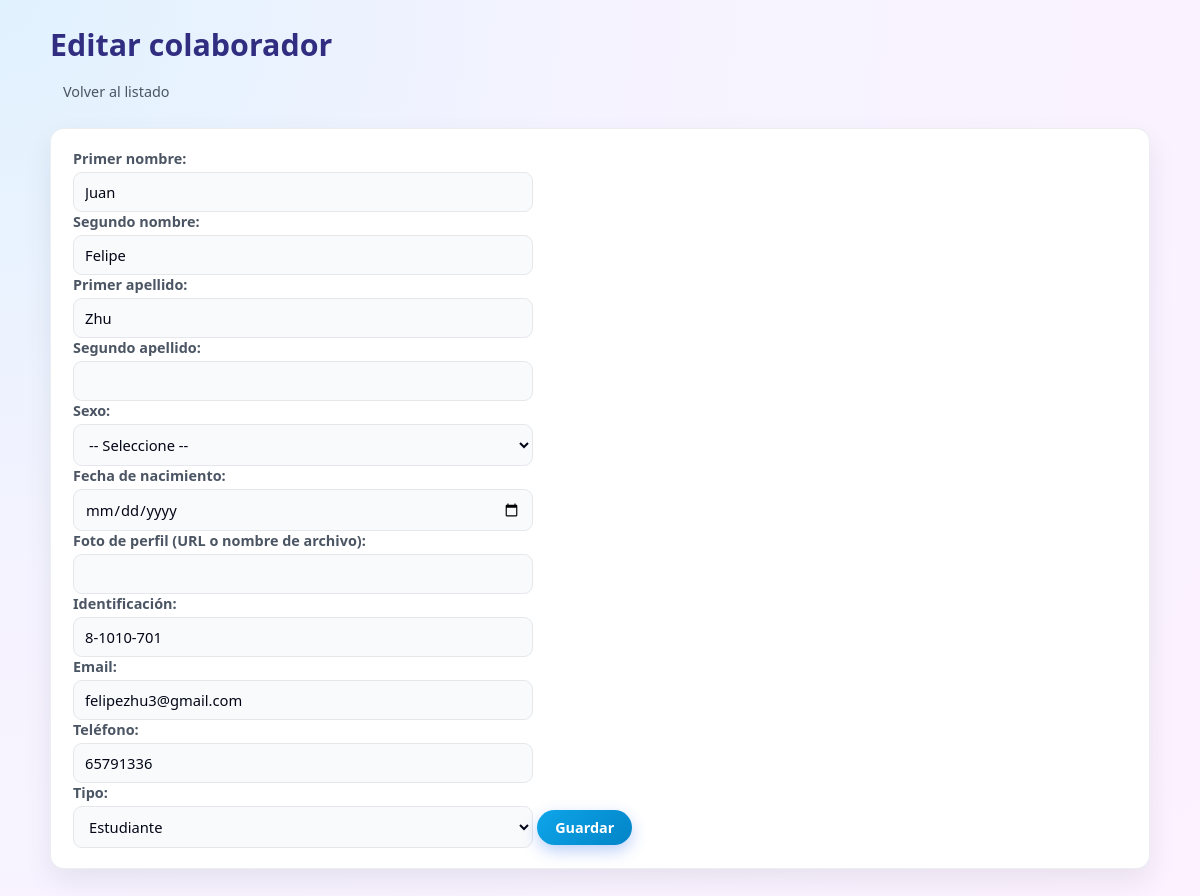
The app's page /.history/public/colaborador_form_20251130203607.php?id=1 (signed in) with its own data.
### tables this page shows
CREATE TABLE IF NOT EXISTS `colaboradores` (
  `id` int NOT NULL AUTO_INCREMENT,
  `primer_nombre` varchar(50) NOT NULL,
  `segundo_nombre` varchar(50) DEFAULT NULL,
  `primer_apellido` varchar(50) NOT NULL,
  `segundo_apellido` varchar(50) DEFAULT NULL,
  `sexo` varchar(10) DEFAULT NULL,
  `fecha_nacimiento` date DEFAULT NULL,
  `foto_perfil` varchar(255) DEFAULT NULL,
  `identificacion` varchar(50) NOT NULL,
  `email` varchar(100) NOT NULL,
  `telefono` varchar(30) DEFAULT NULL,
  `tipo` enum('ESTUDIANTE','COLABORADOR') NOT NULL,
  `creado_en` datetime DEFAULT CURRENT_TIMESTAMP,
  PRIMARY KEY (`id`)
);

### app/core/Database.php (called while the page is built)
<?php
class Database
{
    private static $instance = null;
    private $connection;
    private function __construct()
    {
        $host    = 'sql211.infinityfree.com';
        $db      = 'if0_40622584_mesa_ayuda';
        $user    = 'if0_40622584';
        $pass    = 'tlOvjrdEGpA8J';
        $charset = 'utf8mb4';
        $dsn = "mysql:host=$host;dbname=$db;charset=$charset";
        $this->connection = new PDO($dsn, $user, $pass, [
            PDO::ATTR_ERRMODE            => PDO::ERRMODE_EXCEPTION,
            PDO::ATTR_DEFAULT_FETCH_MODE => PDO::FETCH_ASSOC,
        ]);
    }
    public static function getInstance(): Database
    {
        if (self::$instance === null) {
            self::$instance = new Database();
        }
        return self::$instance;
    }
    public function getConnection(): PDO
    {
        return $this->connection;
    }
}

### .history/app/models/Colaborador_20251130173218.php (called while the page is built, shortened)
<?php
require_once __DIR__ . '/../core/Database.php';
class Colaborador
{
    private $db;
    public function __construct()
    {
        $this->db = Database::getInstance()->getConnection();
    }
    public function obtenerPorId($id)
    {
        $sql = "SELECT * FROM colaboradores WHERE id = :id";
        $stmt = $this->db->prepare($sql);
        $stmt->execute([':id' => $id]);
        return $stmt->fetch();
    }
}

### .history/public/colaborador_form_20251130203607.php (the view, shortened to what this page needs)
<?php
$model = new Colaborador();
$id = isset($_GET['id']) ? (int)$_GET['id'] : 0;
$editando = $id > 0;
$colaborador = [
    'primer_nombre'   => '',
    'segundo_nombre'  => '',
    'primer_apellido' => '',
    'segundo_apellido'=> '',
    'sexo'             => '',
    'fecha_nacimiento' => '',
    'foto_perfil'      => '',
    'identificacion'  => '',
    'email'           => '',
    'telefono'        => '',
    'tipo'            => 'ESTUDIANTE',
];
if ($editando) {
    $colaboradorBD = $model->obtenerPorId($id);
    if ($colaboradorBD) {
        $colaborador = $colaboradorBD;
    } else {
        die("Colaborador no encontrado");
    }
}
?>
<!DOCTYPE html>
<html lang="es">
<head>
    <link rel="stylesheet" href="../assets/css/style.css">
</head>
<body>
    <h1><?= $editando ? 'Editar' : 'Nuevo'; ?> colaborador</h1>
    <p><a href="colaboradores.php">Volver al listado</a></p>
    <form method="POST">
        <label>Primer nombre:</label><br>
        <input type="text" name="primer_nombre" value="<?= $colaborador['primer_nombre']; ?>"><br><br>
        <label>Segundo nombre:</label><br>
        <input type="text" name="segundo_nombre" value="<?= $colaborador['segundo_nombre']; ?>"><br><br>
        <label>Primer apellido:</label><br>
        <input type="text" name="primer_apellido" value="<?= $colaborador['primer_apellido']; ?>"><br><br>
        <label>Segundo apellido:</label><br>
        <input type="text" name="segundo_apellido" value="<?= $colaborador['segundo_apellido']; ?>"><br><br>
        <label>Sexo:</label><br>
        <select name="sexo">
            <option value="">-- Seleccione --</option>
        </select>
        <br><br>
        <label>Fecha de nacimiento:</label><br>
        <input type="date" name="fecha_nacimiento" value="<?= htmlspecialchars($colaborador['fecha_nacimiento']); ?>">
        <br><br>
        <label>Foto de perfil (URL o nombre de archivo):</label><br>
        <input type="text" name="foto_perfil" value="<?= htmlspecialchars($colaborador['foto_perfil']); ?>">
        <br><br>
        <label>Identificación:</label><br>
        <input type="text" name="identificacion" value="<?= $colaborador['identificacion']; ?>"><br><br>
        <label>Email:</label><br>
        <input type="text" name="email" value="<?= $colaborador['email']; ?>"><br><br>
        <label>Teléfono:</label><br>
        <input type="text" name="telefono" value="<?= $colaborador['telefono']; ?>"><br><br>
        <label>Tipo:</label><br>
        <select name="tipo">
            <option value="ESTUDIANTE" <?= $colaborador['tipo'] == 'ESTUDIANTE' ? 'selected' : ''; ?>>
                Estudiante
            </option>
        </select>
        <br><br>
        <button type="submit">Guardar</button>
    </form>
</body>
</html>

### assets/css/style.css (style rules this page uses)
:root { --bg-body: #f5f3ff; --bg-card: #ffffff; --bg-header: #4c1d95; --bg-header-soft: #312e81; --primary: #0ea5e9; --primary-soft: #e0f2fe; --primary-dark: #0284c7; --danger: #ef4444; --success: #16a34a; --warning: #f59e0b; --text-main: #020617; --text-soft: #4b5563; --border-soft: #e5e7eb; --shadow-soft: 0 12px 28px rgba(15, 23, 42, 0.08); --radius-card: 14px; --radius-pill: 999px; --transition-fast: 0.18s ease-out; --font-main: system-ui, -apple-system, BlinkMacSystemFont, "Segoe UI", sans-serif; }
*, *::before, *::after { box-sizing: border-box; }
html, body { margin: 0; padding: 0; }
body { font-family: var(--font-main); background: radial-gradient(circle at top left, #e0f2fe 0, #f5f3ff 40%, #fdf2ff 100%); color: var(--text-main); min-height: 100vh; }
body > h1, body > h2, body > h3, body > p, body > form, body > table, .perfil-foto-wrapper, body > hr, body > ul { max-width: 1100px; margin-left: auto; margin-right: auto; }
h1 { font-size: 1.9rem; font-weight: 700; margin: 24px auto 10px auto; color: var(--bg-header-soft); text-align: left; }
p { margin: 6px 0 10px; color: var(--text-soft); line-height: 1.45; }
a { color: var(--primary); text-decoration: none; font-weight: 500; }
body > p a { display: inline-block; margin-right: 10px; padding: 6px 12px; border-radius: var(--radius-pill); border: 1px solid transparent; background-color: transparent; font-size: 0.9rem; color: var(--text-soft); transition: background-color var(--transition-fast), color var(--transition-fast), border-color var(--transition-fast), transform var(--transition-fast); }
form { background-color: var(--bg-card); border-radius: var(--radius-card); padding: 20px 22px; margin: 18px auto 30px auto; box-shadow: var(--shadow-soft); border: 1px solid rgba(148, 163, 184, 0.18); }
label { display: block; font-size: 0.9rem; margin-bottom: 4px; font-weight: 600; color: var(--text-soft); }
input[type="text"], input[type="password"], input[type="email"], input[type="date"], input[type="number"], input[type="file"], select, textarea { width: 100%; max-width: 460px; padding: 9px 11px; border-radius: 9px; border: 1px solid var(--border-soft); font-size: 0.92rem; font-family: var(--font-main); outline: none; background-color: #f9fafb; color: var(--text-main); transition: border-color var(--transition-fast), box-shadow var(--transition-fast), background-color var(--transition-fast), transform var(--transition-fast); }
button, input[type="submit"], .btn { display: inline-flex; align-items: center; justify-content: center; padding: 8px 18px; border-radius: var(--radius-pill); border: none; font-size: 0.9rem; font-weight: 600; font-family: var(--font-main); background: linear-gradient(135deg, var(--primary), var(--primary-dark)); color: #ffffff; cursor: pointer; box-shadow: 0 6px 16px rgba(37, 99, 235, 0.30); transition: transform var(--transition-fast), box-shadow var(--transition-fast), background var(--transition-fast), filter var(--transition-fast); }

### records on screen
colaboradores: primer_nombre "Juan", segundo_nombre "Felipe", primer_apellido "Zhu", identificacion "8-1010-701", email "felipezhu3@gmail.com", telefono "65791336", tipo "Estudiante"
